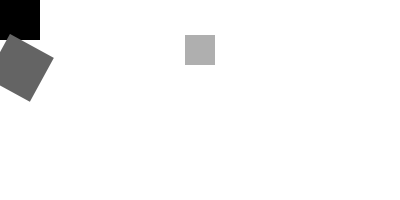
Frame 1 (no input)
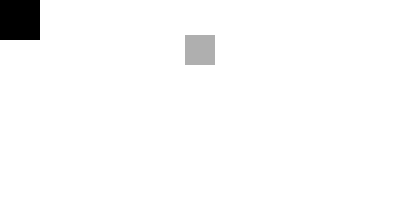
Frame 60 (the mouse pressed at the canvas centre just before this capture)
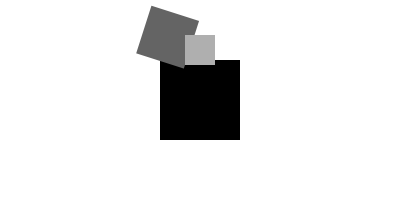
Frame 120 (the mouse held since frame 60 and released just before this capture)

The Processing sketch that drew these frames (run headless with seeded random() and noise(); from frame 60 on, the mouse is pressed at the canvas centre):

// Processing sketch: processing_91497
// ── processing_91497.pde

float angle=0;

void setup(){
  size(400,200);
  smooth();
}

void draw(){
  background(255);
  noStroke();
  rectMode(CENTER);
  
  pushMatrix();//make the first square follow the mouse
  translate(mouseX,mouseY);
  fill(0);
  rect(0,0,80,80);//1
  
  rotate(angle+=0.5);
  fill(100);
  rect(50,50,50,50);//2
  popMatrix();
  translate(200,50);//move all 3 squares into position
  
  fill(175);
  rect(0,0,30,30);//3
}
